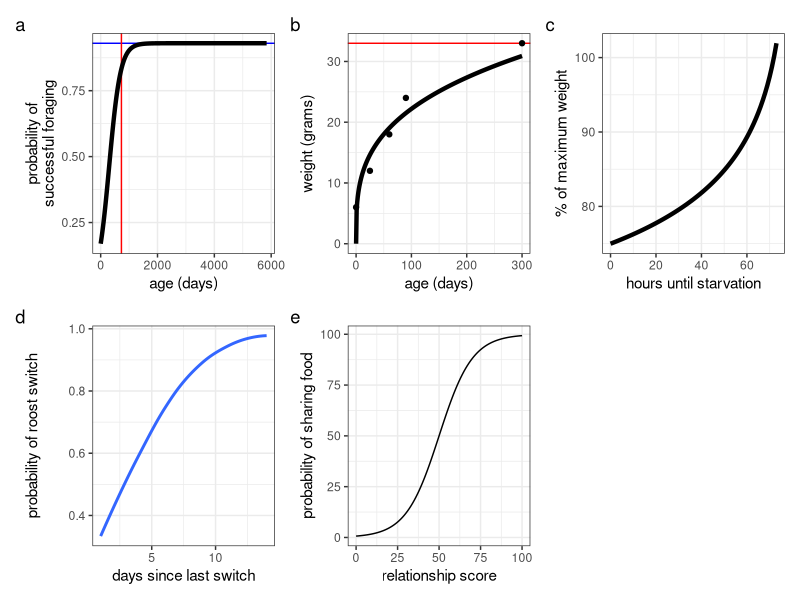

Recreate this plot in R.
rm(list = ls())

# Load Packages
library(tidyverse)
library(patchwork)

# List of ages by days live
a <- 0:(365*16)

# Compute the probability of finding food
f <- 0.93 / (1 + exp(-0.005 * (a - 300)))

# Plot foraging success
p1 <- 
  data.frame(cbind(a, f)) %>% 
  ggplot() +
  geom_hline(yintercept = 0.93, color = "blue") +
  geom_vline(xintercept = (365*2), color = "red") +
  geom_line(mapping = aes(x = a, y = f), color = "black", size = 1.5) +
  xlab("age (days)") +
  ylab("probability of\nsuccessful foraging") +
  theme_bw()

# List of ages by days live
a <- 0:300

# Compute weight
w_max <- 5.5453 * a^0.3012 + 0.00001

# Make data frame
d <- data.frame(cbind(a, w_max))

# Measured weights
points <- data.frame(
  a = c(0, 25, 60, 90, 300),
  w_max = c(6, 12, 18, 24, 33)
)

# Plot for weight change
p2 <- 
  ggplot() +
  geom_hline(yintercept = 33, color = "red") +
  geom_line(data = d, mapping = aes(x = a, y = w_max), color = "black", size = 1.5) +
  geom_point(data = points, mapping = aes(x = a, y = w_max)) +
  xlab("age (days)") +
  ylab("weight (grams)") +
  theme_bw()

# hours until starvation
t <- 0:73

# Compute percentage of max weight
y <- 130.25 * (80 - t) ^ (-0.126)

# Make data frame
d <- data.frame(cbind(t, y))

# Plot
p3 <- 
  ggplot() +
  geom_line(data = d, mapping = aes(x = t, y = y), color = "black", size = 1.5) +
  xlab("hours until starvation") +
  ylab("% of maximum weight") +
  theme_bw()

# Probabilities of roost switching per day
probs <- c(
  0.33868332,
  0.420528596,
  0.506737929,
  0.59242393,
  0.672852887,
  0.744388203,
  0.804994817,
  0.85422101,
  0.89281555,
  0.92222053,
  0.944125339,
  0.960164111,
  0.971757069,
  0.980057298
)

# List of days
days <- 1:14

# Combine data frame
d <- data.frame(days, probs)

# Plot
p4 <-
  ggplot(data = d, mapping = aes(x = days, y = probs)) +
  geom_smooth(se = FALSE) +
  theme_bw() +
  xlab("days since last switch") +
  ylab("probability of roost switch")


# Potential relationship scores
relationship <- 0:0.1:100

# Probability of sharing food
p <- 100 / (1 + exp(-0.1 *(relationship - 50) ) )

# Create data frame
df <- data.frame(relationship, p)

# Plot
p5 <- 
  ggplot(data = df, mapping = aes(x = relationship, y = p)) +
  geom_line() +
  theme_bw() +
  xlab("relationship score") +
  ylab("probability of sharing food")

# Combine plots
(fig1 <- p1+p2+p3+p4+p5+plot_annotation(tag_levels = 'a'))

# Save as PDF
ggsave(
  "Fig1.pdf",
  plot = fig1,
  scale = 1,
  width = 6.5,
  height = 2.5,
  units = "in",
  dpi = 300)
